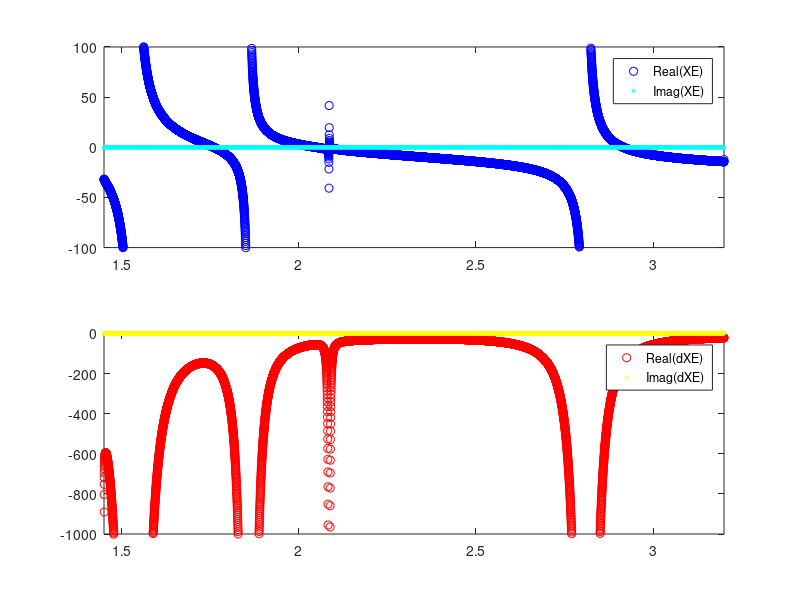

Reproduce this figure in MATLAB.
function [ XE, dXE ] = MLSWG_CharEq( ne, nL, nR, ns, wl, ts, ModePol, ForceReal )

% MultiLayer Slab WaveGuide (MLSWG) - Characteristic Equation
%
% This function is meant for the numerical solution of the transcedental
% characteristic equation (CharEq or XE) of a multilayer 1D/slab dielectric
% waveguide. It returns the XE and dXE/dneff value for a given n_eff value.
% The dXE/dneff is required for the Newton-Raphson (NR) method.
%
% - ne     : n_effective (scalar)
% - nL/nR  : refr.indx of Left- and Right-most semi-inf layers (scalars)
% - ns     : refr.indx of intermediate layers (1D vector)
% - wl     : wavelength (real, same length-units as in "ts")
% - ts     : thicknesses of intermediate layers "ns" (1D vector)
% - ModePol   : Mode-Polarization, 'TE' or 'TM'
% - ForceReal : If ==1, then remove Imag-part of XE (default=0)
%
% Refractive indices can be complex-valued, but that typically makes the
% numerical solutions of the XE of multi-layer/desync'd WGs even more
% difficult. Please note that only the NR and Secant methods can find roots
% of complex-valued nonlinear equations.
%
% Alexandros Pitilakis / Thessaloniki, Greece, 
%  2015 Sept-Oct: Original version

% Test inputs
if nargin == 0
   nL = 1.45;
   nR = 1.00;
   ns = [3.20 2.00 3.20-0.000j];
   wl = 1.55;
   ts = [0.40 1.00 0.40];
   ModePol = 'TE';
   ne = linspace( max( [nR,nL] ) , max(ns) , 1e4 );
   ForceReal = 0;
end

if nargin < 8, ForceReal = 0; end % Force CharEq to Real, removing Imag

% ------------------------------------------------------------------------
% Some Aux Variables
% ------------------------------------------------------------------------

% Free-space wavenumber 
k0 = 2*pi / wl; % [um^-1]

% Number of intermediate Layers (minimum:1)
N = length(ns);

% L/R layer variables (same size as ne space). Field in those layers is of
% the form: A*exp(-g*(x-d)), to exponentially decline inside them.
gL = k0 * sqrt( ne(:).^2 - nL^2 ); % always Real/positive => ne>nL
gR = k0 * sqrt( ne(:).^2 - nR^2 ); % always Real/positive => ne>nR

% pdFL/RL: polarization-dependent Factor used at the interfaces between
% [Left|#1] and [#N|Right] layers
if strcmp( ModePol , 'TM' )
    pdFL = ns( 1 )^2 / nL^2; 
    pdFR = ns(end)^2 / nR^2; 
else
    pdFL = 1;
    pdFR = 1;
end

% Intermediate layer variables (each has same size as ne space)
kn = NaN*zeros( length(ne), length(ns) );
pdFn = ones(size(ns)); % polarization-dependent Factor
for ii = 1 : length(ns)
    
    kn(:,ii) = k0 * sqrt( ns(ii)^2 - ne.^2 ); % Real or Imag (not complex!)
    
    % polarization-dependent Factor  for interfaces between intermediate layers 
    if ii>=2 && strcmp( ModePol , 'TM' )
        pdFn(ii) = ns(ii)^2 / ns(ii-1)^2; 
    end   
    
end

% Assuming the interface [L|#1] is at x=0, we calc the locations of the 
% rest of the interfaces from the layer-thicknesses
hn = cumsum( ts );

% ------------------------------------------------------------------------
% CharEq (XE) --> Used for Interpolation method
% ------------------------------------------------------------------------

% In order to form the CharEq, we scan the boundary conditions (BC) at all
% the layer-interfaces. We move from the [L|#1] interface, to [#1|#2], and
% finally to [#N|R]. The parameter involved is here called "Theta".
Th = NaN*zeros( length(ne), length(ns) );
Th(:,1) = atan( gL ./ kn(:,1) * pdFL ); % from the [L|#1] interface BC
for jj = 2 : N   
    auxi = tan( kn(:,jj-1)*hn(jj-1) - Th(:,jj-1) );
    Th(:,jj) = kn(:,jj)*hn(jj-1) - atan( pdFn(jj) * kn(:,jj-1)./kn(:,jj) .* auxi );
end

% Having calculated the "Theta" angle of the last interface [#N|R], we form
% the final CharEq (XE):
XE = kn(:,N) .* tan( kn(:,N)*hn(N) - Th(:,N)  ) - gR * pdFR;

if ForceReal == 1
    XE = real(XE);
    if imag(mean(XE))/real(mean(XE)) > 1e-12
       disp( ' ## MLSPWG_CharEq: Warning -- Imag(XE)/Real(XE) is not negligible!' ); 
    end
end

% Note: Re-casting of the CharEq as
%        XE = tan( kn(:,N)*hn(N) - Th(:,N) ) - gR * pdFR ./ kn(:,end) ;
% leads to a more "steep" curve, so that its roots are harded-to-find. 
% So, we stick to the previous casting: XE=k*tan(...)-gR

% ------------------------------------------------------------------------
% Derivatives of CharEq (XE) --> Used for a Newton-Raphson Method
% ------------------------------------------------------------------------

% Derivatives of k,gL/gR with respect to neff (ne)
dkn = NaN * zeros( length(ne) , 1 );
for jj = 1 : N
    dkn(:,jj) = -k0^2*ne(:)./kn(:,jj);
end
dgL = +k0^2*ne(:)./gL; % TE
dgR = +k0^2*ne(:)./gR; % TE


% Derivative of "Theta_N" wrt neff, calculated iteratively. We start from
% Theta_1 [L|#1] interface, and move onward until [#N|R] interface.
dTh = NaN*zeros( length(ne), length(ns) );
dTh(:,1) = pdFL ./( 1 + (gL./kn(:,1)*pdFL).^2 ).* (  dgL.*kn(:,1) - dkn(:,1).* gL ) ./ kn(:,1).^2 ;
for jj = 2 : N
   
    Phi = kn(:,jj-1)*hn(jj-1) - Th(:,jj-1); % aux var, here defined at jj-1
    Om = pdFn(jj) * kn(:,jj-1)./kn(:,jj) .* tan( Phi ); % another aux var (check my notes)
    
    % Parts and full expression of derivative of this aux Om(ega) var
    dOm1 = ( dkn(:,jj-1).*kn(:,jj) - dkn(:,jj).* kn(:,jj-1) ) ./ kn(:,jj).^2 .* tan(Phi) ;
    dOm2 = kn(:,jj-1) ./ kn(:,jj) .* ( 1 + tan(Phi).^2 );
    dOm3 = dkn(:,jj-1)*hn(jj-1) - dTh(:,jj-1);
    dOm = pdFn(jj) * ( dOm1 + dOm2 .* dOm3 );
    
    dTh(:,jj) = dkn(:,jj)*hn(jj-1) - dOm ./ ( 1 + Om.^2 );
    
end

% Final expression of the dXE/dneff
Phi = kn(:,N)*hn(N) - Th(:,N); % aux var, defined at jj==N
if strcmp( ModePol , 'TM' )
    dXE = ns(end)^-2 * ( dkn(:,N).*tan(Phi) + kn(:,N).*(1+tan(Phi).^2).*( dkn(:,N)*hn(N) - dTh(:,N) ) ) ...
        - nR^-2 * dgR;
else
    dXE = dkn(:,N).*tan(Phi) + kn(:,N).*(1+tan(Phi).^2).*( dkn(:,N)*hn(N) - dTh(:,N) ) ...
        - dgR;
end
%dXE = real(dXE);

% ------------------------------------------------------------------------
% Test plots
% ------------------------------------------------------------------------
if nargin == 0
    
    figure;
    
    Xfoc = ne([1,end]);
    
    subplot(2,1,1)
    plot( ne , real(XE) , 'bo' ); hold on;
    plot( ne , imag(XE) , 'co' , 'markersize' , 2 );
    set(gca,'YLim',1e2*[-1 +1]);
    set(gca,'XLim',Xfoc);
    legend( 'Real(XE)' , 'Imag(XE)' );

    subplot(2,1,2)
    plot( ne , real(dXE) , 'ro' ); hold on;
    plot( ne , imag(dXE) , 'yo' , 'markersize' , 2 );
    set(gca,'YLim',1e3*[-1 0]);
    set(gca,'XLim',Xfoc);
    legend( 'Real(dXE)' , 'Imag(dXE)' );
    
end

